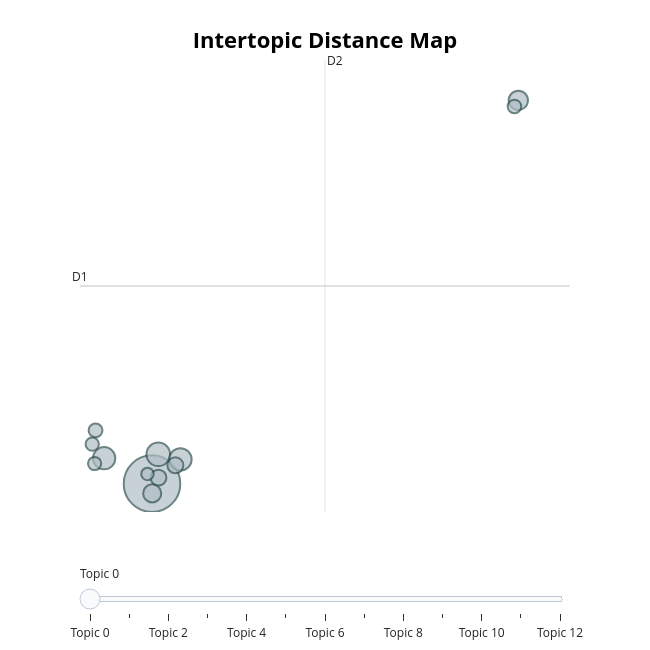

The notebook cell this image was saved under:
### Markdown cell above
* Intertopic Distance Map is generate to project the high dimensional document embeddings into a 2D space. 
* It organised the clusters into three distinct macro regions.
* The highly isolated space one in upper right quadrant isolates non technical administrative queries from primary twchnical corpus.
* The dense one in lower left encapsulates core engineering issues differentiating networking from broader softer and hardware issues

### Code cell
bert_model.visualize_topics()

### Figure 1 — Plotly figure (JSON) as saved in the notebook; plotly's stock layout.template omitted (floating-point values rounded to 4 significant figures)
{"data": [{"customdata": [[0, "product | update | software | troubleshooting | software update", 2981], [1, "software | software bug | bug | fixes | updates fixes", 521], [2, "data | deleted | files | lost | lost data", 470], [3, "account | password | access account | access | account password", 461], [4, "networks | connecting | set | connect | fails connect", 346], [5, "screen says | error message popping | popping screen | peculiar error | popping screen says", 305], [6, "data safe | safe | concerned | concerned security data | security data safe", 238], [7, "product | purchase | customers | id | cart", 236], [8, "flickering | screen flickering | hardware screen | hardware screen flickering | screen", 179], [9, "connection | internet | internet connection | stable internet connection | establish", 172], [10, "noises | strange | strange noises | strange noises functioning | noises functioning", 165], [11, "turning | yesterday | yesterday respond | turning yesterday respond | turning yesterday", 163], [12, "charger | charger charging | charging | product | charger charging product", 144]], "hovertemplate": "<b>Topic %{customdata[0]}</b><br>%{customdata[1]}<br>Size: %{customdata[2]}", "legendgroup": "", "marker": {"color": "#B0BEC5", "line": {"color": "DarkSlateGrey", "width": 2}, "size": [2981, 521, 470, 461, 346, 305, 238, 236, 179, 172, 165, 163, 144], "sizemode": "area", "sizeref": 1.863, "symbol": "circle"}, "mode": "markers", "name": "", "orientation": "v", "showlegend": false, "type": "scatter", "x": [-1.242, -0.8853, 0.3723, -3.962, 19.58, -1.231, 0.08678, -0.8752, -4.453, 19.36, -4.64, -4.506, -1.499], "xaxis": "x", "y": [-4.158, -3.089, -3.275, -3.233, 9.787, -4.512, -3.49, -3.939, -2.218, 9.566, -2.723, -3.425, -3.805], "yaxis": "y"}], "layout": {"annotations": [{"showarrow": false, "text": "D1", "x": -5.336, "y": 3.033, "yshift": 10}, {"showarrow": false, "text": "D2", "x": 8.593, "xshift": 10, "y": 11.26}], "height": 650, "hoverlabel": {"bgcolor": "white", "font": {"family": "Rockwell", "size": 16}}, "legend": {"itemsizing": "constant", "tracegroupgap": 0}, "margin": {"t": 60}, "shapes": [{"line": {"color": "#CFD8DC", "width": 2}, "type": "line", "x0": 8.593, "x1": 8.593, "y0": -5.189, "y1": 11.26}, {"line": {"color": "#9E9E9E", "width": 2}, "type": "line", "x0": -5.336, "x1": 22.52, "y0": 3.033, "y1": 3.033}], "sliders": [{"active": 0, "pad": {"t": 50}, "steps": [{"args": [{"marker.color": [["red", "#B0BEC5", "#B0BEC5", "#B0BEC5", "#B0BEC5", "#B0BEC5", "#B0BEC5", "#B0BEC5", "#B0BEC5", "#B0BEC5", "#B0BEC5", "#B0BEC5", "#B0BEC5"]]}], "label": "Topic 0", "method": "update"}, {"args": [{"marker.color": [["#B0BEC5", "red", "#B0BEC5", "#B0BEC5", "#B0BEC5", "#B0BEC5", "#B0BEC5", "#B0BEC5", "#B0BEC5", "#B0BEC5", "#B0BEC5", "#B0BEC5", "#B0BEC5"]]}], "label": "Topic 1", "method": "update"}, {"args": [{"marker.color": [["#B0BEC5", "#B0BEC5", "red", "#B0BEC5", "#B0BEC5", "#B0BEC5", "#B0BEC5", "#B0BEC5", "#B0BEC5", "#B0BEC5", "#B0BEC5", "#B0BEC5", "#B0BEC5"]]}], "label": "Topic 2", "method": "update"}, {"args": [{"marker.color": [["#B0BEC5", "#B0BEC5", "#B0BEC5", "red", "#B0BEC5", "#B0BEC5", "#B0BEC5", "#B0BEC5", "#B0BEC5", "#B0BEC5", "#B0BEC5", "#B0BEC5", "#B0BEC5"]]}], "label": "Topic 3", "method": "update"}, {"args": [{"marker.color": [["#B0BEC5", "#B0BEC5", "#B0BEC5", "#B0BEC5", "red", "#B0BEC5", "#B0BEC5", "#B0BEC5", "#B0BEC5", "#B0BEC5", "#B0BEC5", "#B0BEC5", "#B0BEC5"]]}], "label": "Topic 4", "method": "update"}, {"args": [{"marker.color": [["#B0BEC5", "#B0BEC5", "#B0BEC5", "#B0BEC5", "#B0BEC5", "red", "#B0BEC5", "#B0BEC5", "#B0BEC5", "#B0BEC5", "#B0BEC5", "#B0BEC5", "#B0BEC5"]]}], "label": "Topic 5", "method": "update"}, {"args": [{"marker.color": [["#B0BEC5", "#B0BEC5", "#B0BEC5", "#B0BEC5", "#B0BEC5", "#B0BEC5", "red", "#B0BEC5", "#B0BEC5", "#B0BEC5", "#B0BEC5", "#B0BEC5", "#B0BEC5"]]}], "label": "Topic 6", "method": "update"}, {"args": [{"marker.color": [["#B0BEC5", "#B0BEC5", "#B0BEC5", "#B0BEC5", "#B0BEC5", "#B0BEC5", "#B0BEC5", "red", "#B0BEC5", "#B0BEC5", "#B0BEC5", "#B0BEC5", "#B0BEC5"]]}], "label": "Topic 7", "method": "update"}, {"args": [{"marker.color": [["#B0BEC5", "#B0BEC5", "#B0BEC5", "#B0BEC5", "#B0BEC5", "#B0BEC5", "#B0BEC5", "#B0BEC5", "red", "#B0BEC5", "#B0BEC5", "#B0BEC5", "#B0BEC5"]]}], "label": "Topic 8", "method": "update"}, {"args": [{"marker.color": [["#B0BEC5", "#B0BEC5", "#B0BEC5", "#B0BEC5", "#B0BEC5", "#B0BEC5", "#B0BEC5", "#B0BEC5", "#B0BEC5", "red", "#B0BEC5", "#B0BEC5", "#B0BEC5"]]}], "label": "Topic 9", "method": "update"}, {"args": [{"marker.color": [["#B0BEC5", "#B0BEC5", "#B0BEC5", "#B0BEC5", "#B0BEC5", "#B0BEC5", "#B0BEC5", "#B0BEC5", "#B0BEC5", "#B0BEC5", "red", "#B0BEC5", "#B0BEC5"]]}], "label": "Topic 10", "method": "update"}, {"args": [{"marker.color": [["#B0BEC5", "#B0BEC5", "#B0BEC5", "#B0BEC5", "#B0BEC5", "#B0BEC5", "#B0BEC5", "#B0BEC5", "#B0BEC5", "#B0BEC5", "#B0BEC5", "red", "#B0BEC5"]]}], "label": "Topic 11", "method": "update"}, {"args": [{"marker.color": [["#B0BEC5", "#B0BEC5", "#B0BEC5", "#B0BEC5", "#B0BEC5", "#B0BEC5", "#B0BEC5", "#B0BEC5", "#B0BEC5", "#B0BEC5", "#B0BEC5", "#B0BEC5", "red"]]}], "label": "Topic 12", "method": "update"}]}], "title": {"font": {"color": "Black", "size": 22}, "text": "<b>Intertopic Distance Map</b>", "x": 0.5, "xanchor": "center", "y": 0.95, "yanchor": "top"}, "width": 650, "xaxis": {"anchor": "y", "domain": [0, 1], "range": [-5.336, 22.52], "title": {"text": ""}, "visible": false}, "yaxis": {"anchor": "x", "domain": [0, 1], "range": [-5.189, 11.26], "title": {"text": ""}, "visible": false}}}
